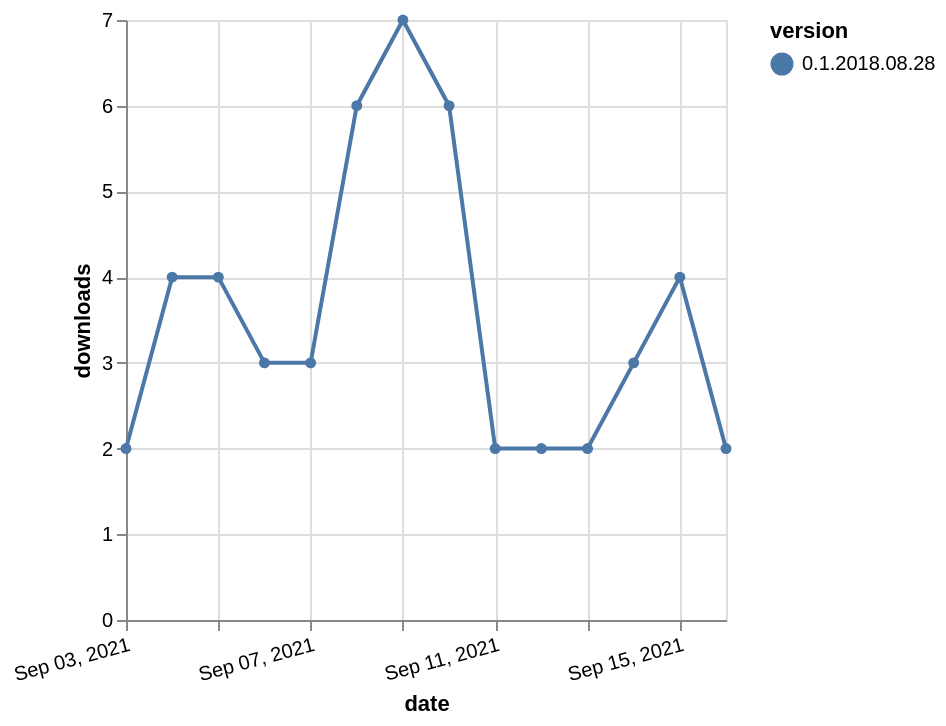

Vega-Lite specification stored for this chart:
### Vega-Lite specification from a JSON file in a GitHub repository (floating-point values rounded to 4 significant figures)
{"$schema": "https://vega.github.io/schema/vega-lite/v5.json", "description": "A simple bar chart with embedded data.", "data": {"values": [{"date": "2021-09-03", "total": 5336, "delta": 2, "version": "0.1.2018.08.28"}, {"date": "2021-09-04", "total": 5340, "delta": 4, "version": "0.1.2018.08.28"}, {"date": "2021-09-05", "total": 5344, "delta": 4, "version": "0.1.2018.08.28"}, {"date": "2021-09-06", "total": 5347, "delta": 3, "version": "0.1.2018.08.28"}, {"date": "2021-09-07", "total": 5350, "delta": 3, "version": "0.1.2018.08.28"}, {"date": "2021-09-08", "total": 5356, "delta": 6, "version": "0.1.2018.08.28"}, {"date": "2021-09-09", "total": 5363, "delta": 7, "version": "0.1.2018.08.28"}, {"date": "2021-09-10", "total": 5369, "delta": 6, "version": "0.1.2018.08.28"}, {"date": "2021-09-11", "total": 5371, "delta": 2, "version": "0.1.2018.08.28"}, {"date": "2021-09-12", "total": 5373, "delta": 2, "version": "0.1.2018.08.28"}, {"date": "2021-09-13", "total": 5375, "delta": 2, "version": "0.1.2018.08.28"}, {"date": "2021-09-14", "total": 5378, "delta": 3, "version": "0.1.2018.08.28"}, {"date": "2021-09-15", "total": 5382, "delta": 4, "version": "0.1.2018.08.28"}, {"date": "2021-09-16", "total": 5384, "delta": 2, "version": "0.1.2018.08.28"}]}, "width": "container", "mark": {"type": "line", "point": {"filled": true}}, "encoding": {"x": {"field": "date", "type": "temporal", "timeUnit": "yearmonthdate", "title": "date", "axis": {"labelAngle": -15}}, "y": {"field": "delta", "type": "quantitative", "title": "downloads"}, "color": {"field": "version", "type": "nominal"}, "tooltip": {"field": "delta"}}}
